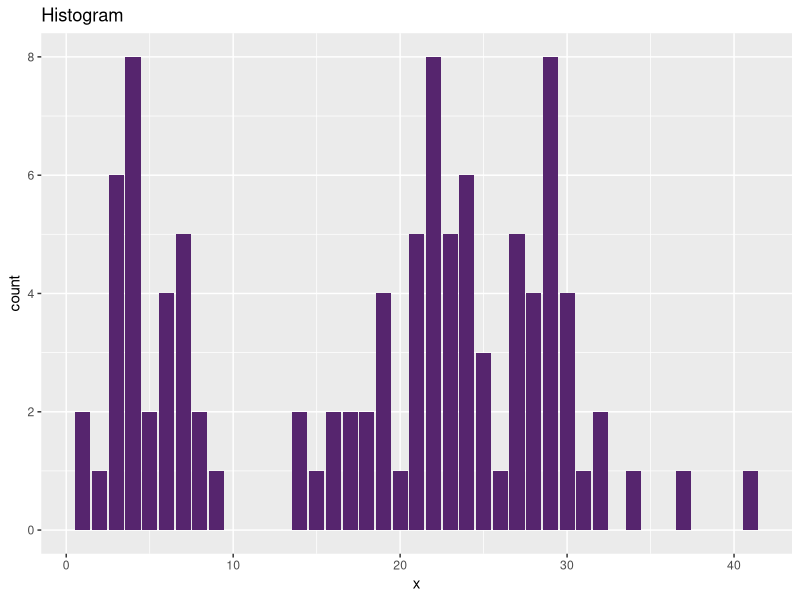
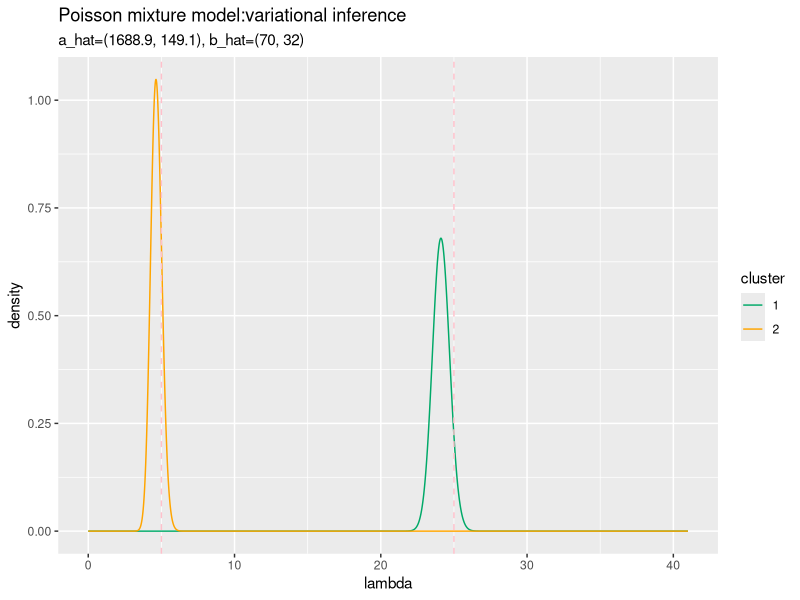
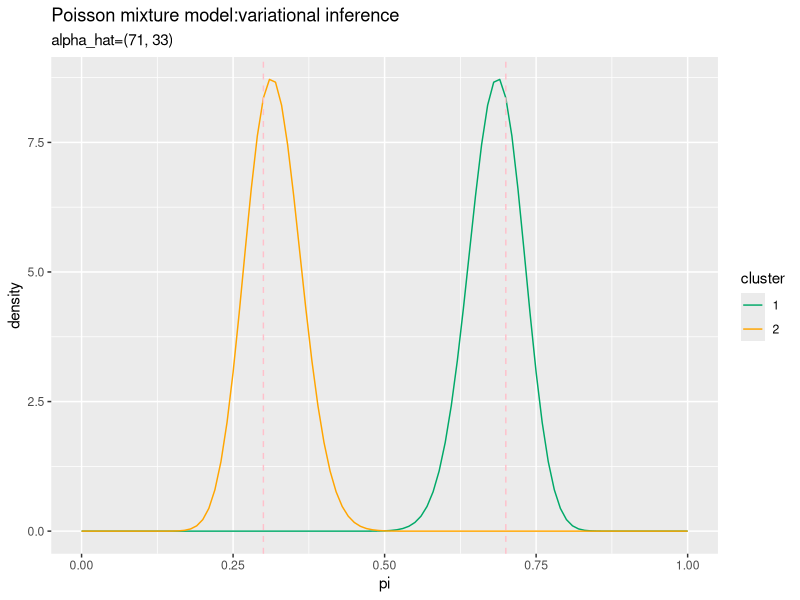
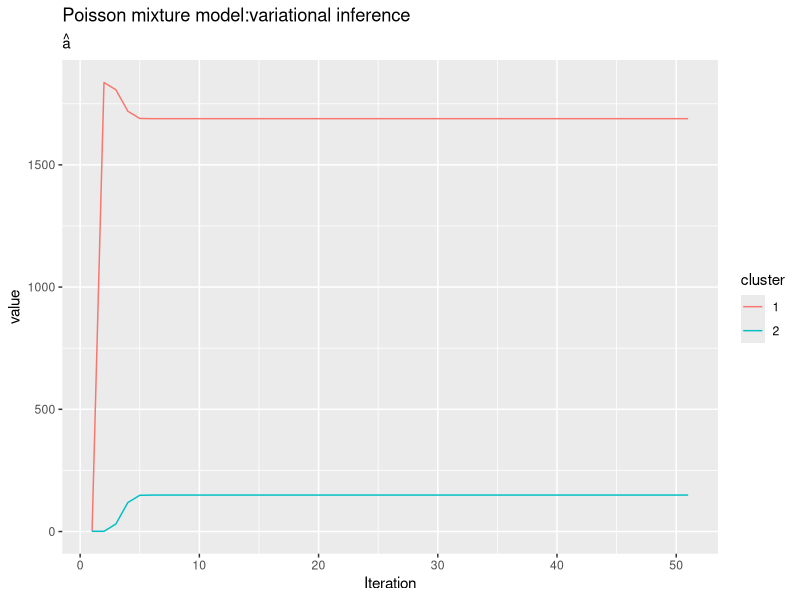
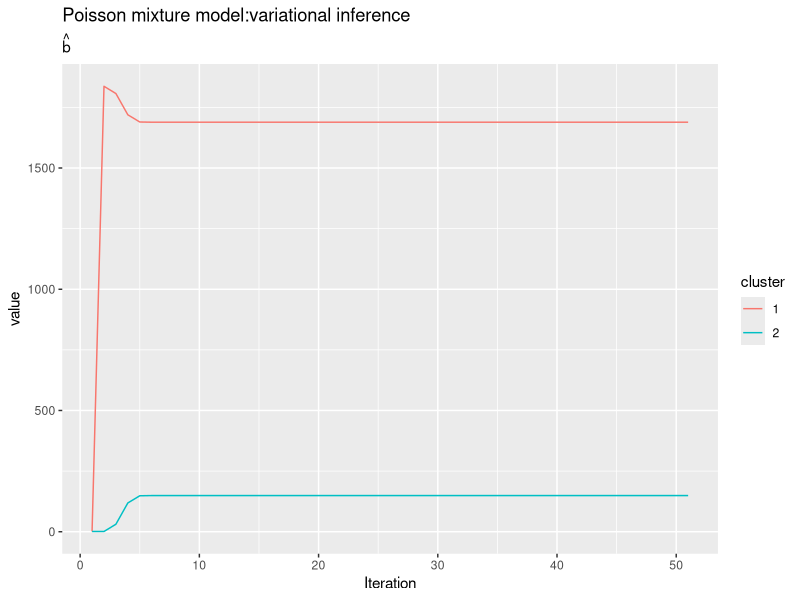
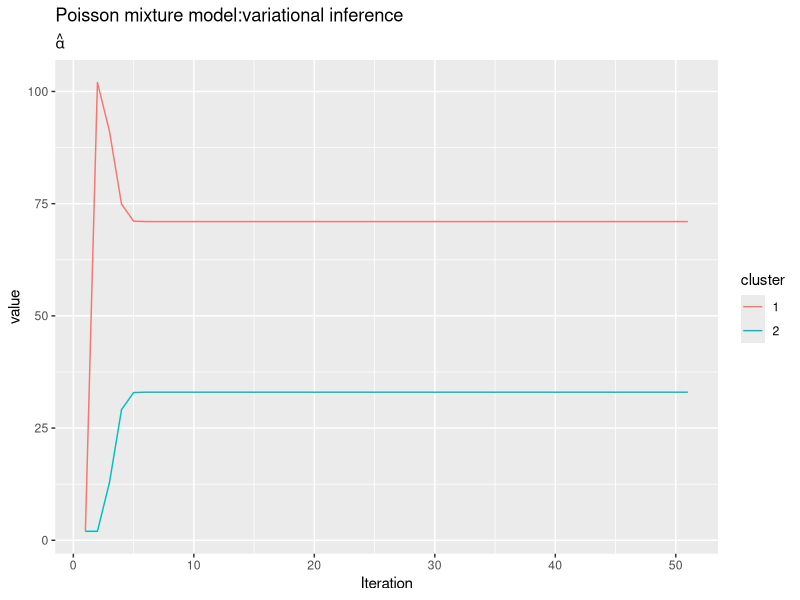

Write the R code that produced these figures, in order.

# 4.3.3 ポアソン混合モデルにおける変分推論 -------------------------------------------------

# 利用パッケージ
library(tidyverse)
library(gganimate)


# 真の観測モデルの設定 ----------------------------------------------------------------

# (観測)データ数を指定
N <- 100

# 真のパラメータを指定
lambda_truth <- c(5, 25)
pi_truth <- c(0.3, 0.7)

# クラスタ数
K <- length(lambda_truth)

# クラスタ(潜在変数)を生成
s_nk <- rmultinom(n =  N, size = 1, prob = pi_truth) %>% 
  t()

# (観測)データXを生成
x_n <- rpois(n = N, lambda = apply(lambda_truth^t(s_nk), 2, prod))

# 観測データを確認
summary(x_n)
tibble(x = x_n) %>% 
  ggplot(aes(x = x)) + 
    geom_bar(fill = "#56256E") + 
    labs(title = "Histogram")


# パラメータの設定 ----------------------------------------------------------------

# 試行回数
Iter <- 50

# ハイパーパラメータa,bの初期値を指定
a <- 1
b <- 1

# lambda_k(の期待値)の初期値をランダムに設定
tmp_lambda <- seq(0, 1, by = 0.01) %>% 
  sample(size = K, replace = TRUE)
E_lambda_k    <- tmp_lambda / sum(tmp_lambda) # 正規化
E_ln_lambda_k <- log(E_lambda_k) # 対数をとる

# ハイパーパラメータalphaの初期値を指定
alpha_k <- rep(2, K)

# pi(の対数をとった期待値)の初期値をランダムに設定
tmp_pi <- seq(0, 1, by = 0.01) %>% 
  sample(size = K, replace = TRUE)
E_ln_pi_k <- tmp_pi / sum(tmp_pi) %>% # 正規化
  log() # 対数をとる


# 変分推論 --------------------------------------------------------------------

# 受け皿を用意
eta_nk <- matrix(0, nrow = N, ncol = K)
E_s_nk <- matrix(0, nrow = N, ncol = K)
hat_a_k <- rep(0, K)
hat_b_k <- rep(0, K)

# 推移の確認用
trace_a <- matrix(0, nrow = Iter + 1, ncol = K)
trace_b <- matrix(0, nrow = Iter + 1, ncol = K)
trace_alpha <- matrix(0, nrow = Iter + 1, ncol = K)
# 初期値を代入
trace_a[1, ] <- a
trace_b[1, ] <- b
trace_alpha[1, ] <- alpha_k

for(i in 1:Iter) {
  
  for(n in 1:N) {
    
    # パラメータeta_nを計算:式(4.51)
    tmp_eta <- exp(x_n[n] * E_ln_lambda_k - E_lambda_k + E_ln_pi_k)
    eta_nk[n, ] <- tmp_eta / sum(tmp_eta) # 正規化
    
    # s_nkの期待値を計算:式(4.59)
    E_s_nk[n, ] <- eta_nk[n, ]
  }
  
  for(k in 1:K) {
    
    # ハイパーパラメータa_hat,b_hatを計算:式(4.55)
    hat_a_k[k] <- sum(E_s_nk[, k] * x_n) + a
    hat_b_k[k] <- sum(E_s_nk[, k]) + b
    
    # (対数をとった)lambda_kの期待値を計算:式(4.60),(4.61)
    E_lambda_k[k] <- hat_a_k[k] / hat_b_k[k]
    E_ln_lambda_k[k] <- digamma(hat_a_k[k]) - log(hat_b_k[k])
  }
  
  # ハイパーパラメータalpha_hatを計算:式(4.58)
  hat_alpha_k <- apply(E_s_nk, 2, sum) + alpha_k
  
  # 対数をとったpi_kの期待値を計算:式(4.62)
  E_ln_pi_k <- digamma(hat_alpha_k) - digamma(sum(hat_alpha_k))
  
  # 推移の確認用に推定結果を保存
  trace_a[i + 1, ] <- hat_a_k
  trace_b[i + 1, ] <- hat_b_k
  trace_alpha[i + 1, ] <- hat_alpha_k
  
}


# 結果の確認 -------------------------------------------------------------------

## lambdaの近似事後分布
# データフレームを作成
lambda_df <- tibble()
for(k in 1:K) {
  # データフレームに変換
  tmp_lambda_df <- tibble(
    lambda = seq(0, max(x_n), by = 0.01), 
    density = dgamma(lambda, shape = hat_a_k[k], rate = hat_b_k[k]), 
    cluster = as.factor(k)
  )
  # 結合
  lambda_df <- rbind(lambda_df, tmp_lambda_df)
}

# 作図
ggplot(lambda_df, aes(lambda, density, color = cluster)) + 
  geom_line() + # 折れ線グラフ
  scale_color_manual(values = c("#00A968", "orange")) + # グラフの色(不必要)
  geom_vline(xintercept = lambda_truth, color = "pink", linetype = "dashed") + # 垂直線
  labs(title = "Poisson mixture model:variational inference", 
       subtitle = paste0("a_hat=(", paste0(round(hat_a_k, 1), collapse = ", "), 
                         "), b_hat=(", paste0(round(hat_b_k, 1), collapse = ", "), ")")) # ラベル


## piの近似事後分布(K=2のときのみ可)
# データフレームを作成
pi_df <- tibble()
for(k in 1:K) {
  # データフレームに変換
  tmp_pi_df <- tibble(
    pi = seq(0, 1, by = 0.01), 
    density = dbeta(pi, shape1 = hat_alpha_k[k], shape2 = hat_alpha_k[2 / k]), 
    cluster = as.factor(k)
  )
  # 結合
  pi_df <- rbind(pi_df, tmp_pi_df)
}

# 作図
ggplot(pi_df, aes(pi, density, color = cluster)) + 
  geom_line() + # 折れ線グラフ
  scale_color_manual(values = c("#00A968", "orange")) + # グラフの色(不必要)
  geom_vline(xintercept = pi_truth, color = "pink", linetype = "dashed") + # 垂直線
  labs(title = "Poisson mixture model:variational inference", 
       subtitle = paste0("alpha_hat=(", paste0(round(hat_alpha_k, 1), collapse = ", "), ")")) # ラベル



# パラメータの推移の確認 -------------------------------------------------------------

## lambdaの近似事後分布
# 作図用のデータフレームを作成
trace_lambda_long <- tibble()
for(i in 1:(Iter + 1)) {
  for(k in 1:K) {
    # データフレームに変換
    tmp_lambda_df <- tibble(
      lambda = seq(0, max(x_n), by = 0.01), 
      density = dgamma(lambda, shape = trace_a[i, k], rate = trace_b[i, k]), 
      cluster = as.factor(k), 
      Iteration = i - 1
    )
    # 結合
    trace_lambda_long <- rbind(trace_lambda_long, tmp_lambda_df)
  }
}

# 作図
graph_lambda <- ggplot(trace_lambda_long, aes(lambda, density, color = cluster)) + 
  geom_line() + # 折れ線グラフ
  scale_color_manual(values = c("#00A968", "orange")) + # グラフの色(不必要)
  geom_vline(xintercept = lambda_truth, color = "pink", linetype = "dashed") + # 垂直線
  transition_manual(Iteration) + # フレーム
  labs(title = "Poisson mixture model:variational inference", 
       subtitle = "i={current_frame}") # ラベル
  
# gif画像を作成
animate(graph_lambda, nframes = Iter + 1, fps = 5)


## piの近似事後分布(K=2のときのみ可)
# 作図用のデータフレームを作成
trace_pi_long <- tibble()
for(i in 1:(Iter + 1)) {
  for(k in 1:K) {
    # データフレームに変換
    tmp_pi_df <- tibble(
      pi = seq(0, 1, by = 0.01), 
      density = dbeta(pi, shape1 = trace_alpha[i, k], shape2 = trace_alpha[i, 2 / k]), 
      cluster = as.factor(k), 
      Iteration = i - 1
    )
    # 結合
    trace_pi_long <- rbind(trace_pi_long, tmp_pi_df)
  }
}

# 作図
graph_pi <- ggplot(trace_pi_long, aes(pi, density, color = cluster)) + 
  geom_line() + # 折れ線グラフ
  scale_color_manual(values = c("#00A968", "orange")) + # グラフの色(不必要)
  geom_vline(xintercept = pi_truth, color = "pink", linetype = "dashed") + # 垂直線
  transition_manual(Iteration) + # フレーム
  labs(title = "Poisson mixture model:variational inference", 
       subtitle = "i={current_frame}") # ラベル

# gif画像を作成
animate(graph_pi, nframes = Iter + 1, fps = 5)



# ハイパーパラメータの推移の確認 ---------------------------------------------------------

## lambdaのパラメータa
# データフレームに変換
trace_a_wide <- cbind(
  as.data.frame(trace_a), 
  Iteration = 1:(Iter + 1)
)

# long型に変換
trace_a_long <- pivot_longer(
  trace_a_wide, 
  cols = -Iteration, 
  names_to = "cluster", 
  names_prefix = "V", 
  names_ptypes = list(cluster = factor()), 
  values_to = "value"
)

# 作図
ggplot(trace_a_long, aes(Iteration, value, color = cluster)) + 
  geom_line() + 
  labs(title = "Poisson mixture model:variational inference", 
       subtitle = expression(hat(a)))


## lambdaのパラメータb
# データフレームに変換
trace_b_wide <- cbind(
  as.data.frame(trace_a), 
  Iteration = 1:(Iter + 1)
)

# long型に変換
trace_b_long <- pivot_longer(
  trace_b_wide, 
  cols = -Iteration, 
  names_to = "cluster", 
  names_prefix = "V", 
  names_ptypes = list(cluster = factor()), 
  values_to = "value"
)

# 作図
ggplot(trace_b_long, aes(Iteration, value, color = cluster)) + 
  geom_line() + 
  labs(title = "Poisson mixture model:variational inference", 
       subtitle = expression(hat(b)))


## piのパラメータ
# データフレームに変換
trace_alpha_wide <- cbind(
  as.data.frame(trace_alpha), 
  Iteration = 1:(Iter + 1)
)

# long型に変換
trace_alpha_long <- pivot_longer(
  trace_alpha_wide, 
  cols = -Iteration, 
  names_to = "cluster", 
  names_prefix = "V", 
  names_ptypes = list(cluster = factor()), 
  values_to = "value"
)

# 作図
ggplot(trace_alpha_long, aes(Iteration, value, color = cluster)) + 
  geom_line() + 
  labs(title = "Poisson mixture model:variational inference", 
       subtitle = expression(hat(alpha)))
